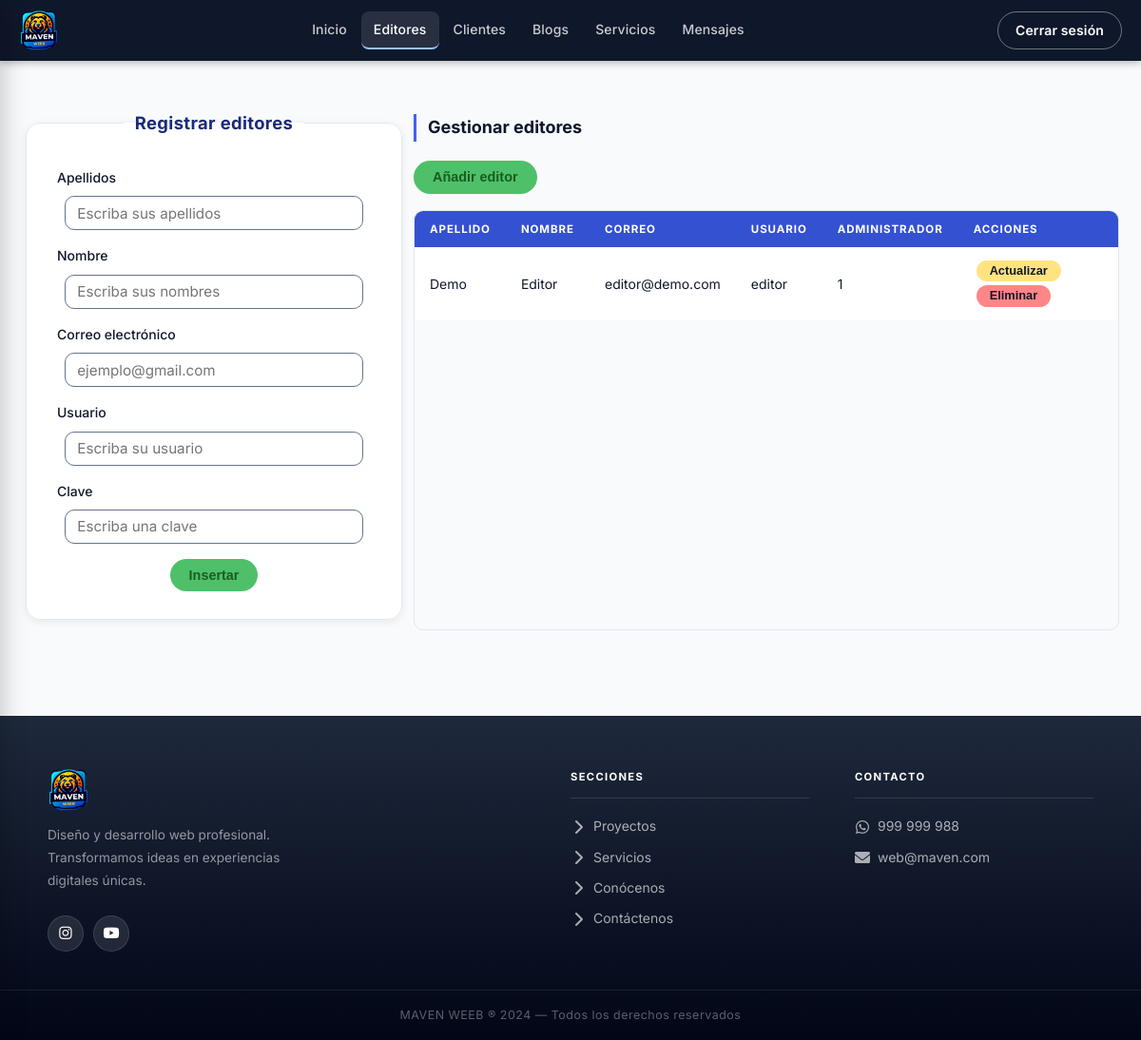
The app's page /administrador/editores_administrador.php (signed in) with its own data.
### tables this page shows
CREATE TABLE editores (
  id_editor        INT UNSIGNED    AUTO_INCREMENT PRIMARY KEY,
  apellido         VARCHAR(50)     NOT NULL,
  nombre           VARCHAR(50)     NOT NULL,
  correo           VARCHAR(100)    NOT NULL UNIQUE,
  usuario          VARCHAR(30)     NOT NULL UNIQUE,
  clave            VARCHAR(255)    NOT NULL,
  id_administrador INT UNSIGNED    NOT NULL,
  FOREIGN KEY (id_administrador) REFERENCES administradores(id_administrador)
    ON DELETE RESTRICT ON UPDATE CASCADE
);

### funciones/editores/editores_consultar_por_id.php (called while the page is built, shortened)
<?php
$apellido  = "";
$nombre    = "";
$correo    = "";
$usuario   = "";
?>

### funciones/conexion.php (called while the page is built, shortened)
<?php
$cnx = null;
function e(mixed $str): string {
    return htmlspecialchars((string)$str, ENT_QUOTES | ENT_SUBSTITUTE, 'UTF-8');
}
function consultar($sql) {
    global $cnx;
    $result = $cnx->query($sql);
    $lista = [];
    while ($row = $result->fetch_assoc()) {
        $lista[] = $row;
    }
    return $lista;
}
?>

### funciones/editores/editores_consultar.php (called while the page is built, shortened)
<?php
try {
    $sql = "SELECT id_editor, apellido, nombre, correo, usuario, id_administrador FROM editores";
    $editores = consultar($sql);
} catch (Exception $ex) {
    manejar_error($ex);
}
?>

### administrador/editores_administrador.php (the view, shortened to what this page needs)
<?php
include_once '../funciones/conexion.php';
include_once '../funciones/editores/editores_consultar_por_id.php';
include_once '../funciones/editores/editores_consultar.php';
$actualizando = isset($_GET['funcion']) && $_GET['funcion'] === 'actualizar';
?>
<!DOCTYPE html>
<html lang="ES">
<head>
    <?php require_once './fragments/links.php'; ?>
</head>
<body>
    <?php require_once './fragments/header.php'; ?>
    <main>
        <div class="container flex-center">
            <section class="jumbo">
                <article class="flex-center">
                    <div class="jumbo-form">
                        <form id="contactForm" method="POST" action="" class="formulario">
                            <fieldset>
                                <legend>Registrar editores</legend>
                                <label for="apellido">Apellidos</label>
                                <input type="text" id="apellido" name="apellido" placeholder="Escriba sus apellidos" value="<?php echo e($apellido); ?>" maxlength="50" required>
                                <label for="nombre">Nombre</label>
                                <input type="text" id="nombre" name="nombre" placeholder="Escriba sus nombres" value="<?php echo e($nombre); ?>" maxlength="50" required>
                                <label for="correo">Correo electrónico</label>
                                <input type="email" id="correo" name="correo" placeholder="ejemplo@gmail.com" value="<?php echo e($correo); ?>" maxlength="50" required>
                                <label for="usuario">Usuario</label>
                                <input type="text" id="usuario" name="usuario" placeholder="Escriba su usuario" value="<?php echo e($usuario); ?>" maxlength="50" required>
                                <label for="clave">Clave</label>
                                <input type="password" id="clave" name="clave" placeholder="<?php echo $actualizando ? 'Dejar en blanco para no cambiar' : 'Escriba una clave'; ?>" maxlength="50" <?php echo $actualizando ? '' : 'required'; ?>>
                                <?php if ($actualizando): ?>
                                    <input type="hidden" name="funcion" value="actualizar">
                                    <button class="boton-mediano boton-actualizar" type="submit">Actualizar</button>
                                <?php else: ?>
                                    <button class="boton-mediano boton-insertar" type="submit">Insertar</button>
                                <?php endif; ?>
                            </fieldset>
                        </form>
                    </div>
                    <div class="jumbo-tabla">
                        <h1 class="titulo-tabla">Gestionar editores</h1>
                        <a href="editores_administrador.php?funcion=insertar">
                            <button class="boton-mediano boton-insertar">Añadir editor</button>
                        </a>
                        <div class="table-wrapper">
                            <table>
                                <thead>
                                    <tr>
                                        <th>Apellido</th>
                                        <th>Nombre</th>
                                        <th>Correo</th>
                                        <th>Usuario</th>
                                        <th>Administrador</th>
                                        <th>Acciones</th>
                                    </tr>
                                </thead>
                                <tbody>
                                    <?php foreach ($editores as $editor): ?>
                                        <tr>
                                            <td data-label="Apellido"><?php echo e($editor['apellido']); ?></td>
                                            <td data-label="Nombre"><?php echo e($editor['nombre']); ?></td>
                                            <td data-label="Correo"><?php echo e($editor['correo']); ?></td>
                                            <td data-label="Usuario"><?php echo e($editor['usuario']); ?></td>
                                            <td data-label="Admin"><?php echo (int)$editor['id_administrador']; ?></td>
                                            <td>
                                                <a href="editores_administrador.php?id_editor=<?php echo (int)$editor['id_editor']; ?>&funcion=actualizar">
                                                    <button class="boton boton-actualizar">Actualizar</button>
                                                </a>
                                                <form method="POST" action="editores_administrador.php" onsubmit="return confirm('¿Estás seguro de eliminar este editor?');" style="display:inline;">
                                                    <button class="boton boton-eliminar" type="submit">Eliminar</button>
                                                </form>
                                            </td>
                                        </tr>
                                    <?php endforeach; ?>
                                </tbody>
                            </table>
                        </div>
                    </div>
                </article>
            </section>
        </div>
    </main>
    <?php require_once './fragments/footer.php'; ?>
</body>
</html>

### css/main.css (style rules this page uses)
:root { --color-nav: #0f172a; --color-nav-hover: #1e293b; --color-nav-active: #93c5fd; --color-footer-start: #1e293b; --color-footer-end: #020617; --color-table-header: #3451d1; --color-primary: #4361ee; --color-primary-dark: #3451d1; --color-primary-wash: #eef2ff; --color-cta: #3451d1; --color-cta-hover: #2a41b0; --color-success: rgb(78, 192, 106); --color-success-text: #1a5c1f; --color-success-dark: #34a85a; --color-warning: rgb(255, 227, 128); --color-warning-dark: #e6b800; --color-danger: #f44336; --color-danger-light: rgb(255, 134, 134); --color-danger-dark: #d32f2f; --color-bg: #f8fafc; --color-white: #ffffff; --color-surface: #ffffff; --color-text: #0f172a; --color-text-muted: #64748b; --color-border: #e2e8f0; --color-border-light: #cbd5e1; --color-separator: #94a3b8; --color-disabled: #cbd5e1; --color-neutral: #94a3b8; --color-hover: #f1f5f9; --color-stripe: #f8fafc; --color-form-legend: #1a2a7a; --color-form-border: #3451d1; --color-form-link: #4361ee; --color-input-border: #64748b; --radius-sm: 5px; --radius-md: 8px; --radius-lg: 10px; --radius-xl: 15px; --radius-pill: 20px; --font-sans: 'Inter', Arial, sans-serif; --shadow-sm: 0 2px 8px rgba(15, 23, 42, 0.08); --shadow-md: 0 10px 20px rgba(15, 23, 42, 0.14); --transition-bg: background-color 0.3s ease; --transition-transform: transform 0.2s ease; --transition-img: all 0.5s; --space-1: 4px; --space-2: 8px; --space-3: 12px; --space-4: 16px; --space-5: 20px; --space-6: 24px; --space-8: 32px; --space-10: 40px; --space-12: 48px; --space-14: 56px; --space-15: 60px; --space-16: 64px; }
body { font-family: var(--font-sans); background-color: var(--color-bg); color: var(--color-text); line-height: 1.6; margin: 0; padding: 0; min-height: 100vh; display: flex; flex-direction: column; }
.container { max-width: 1280px; width: 100%; margin: 0 auto; padding: 0 var(--space-5); box-sizing: border-box; }
.flex-center { display: flex; justify-content: center; align-items: center; flex-wrap: wrap; }
.jumbo { background: none; width: 100%; }
.jumbo article .jumbo-form { flex: 1 1 min(280px, 100%); min-width: 0; max-width: 400px; margin: 5px; }
.jumbo article .jumbo-tabla { flex: 1 1 min(600px, 100%); min-width: 0; max-width: 800px; margin: 5px; }
.boton { display: inline-flex; align-items: center; justify-content: center; border-radius: var(--radius-pill); padding: 5px 12px; font-size: 0.875rem; font-weight: 600; line-height: 1; cursor: pointer; border: none; margin-bottom: 5px; transition: var(--transition-bg), box-shadow 0.2s ease; }
.boton-mediano { display: inline-flex; align-items: center; justify-content: center; border-radius: var(--radius-pill); padding: 10px 20px; font-size: 0.9rem; font-weight: 600; line-height: 1; cursor: pointer; border: none; margin-bottom: 5px; transition: var(--transition-bg), box-shadow 0.2s ease; }
.boton-eliminar { background: var(--color-danger-light); color: var(--color-text); }
.boton-insertar { background: var(--color-success); color: var(--color-success-text); }
.boton-actualizar { background: var(--color-warning); color: var(--color-text); }

### css/table.css (style rules this page uses)
.titulo-tabla { font-size: 1.125rem; font-weight: 700; text-align: left; margin: 0 0 var(--space-2); color: var(--color-text); border-left: 3px solid var(--color-primary); padding-left: var(--space-3); }
.jumbo-tabla { display: flex; flex-direction: column; gap: var(--space-3); }
.table-wrapper { width: 100%; min-width: 0; height: 440px; overflow-x: auto; overflow-y: auto; border: 1px solid var(--color-border); border-radius: var(--radius-lg); -webkit-overflow-scrolling: touch; }
table { width: 100%; border-collapse: collapse; background-color: var(--color-surface); }
table th, table td { padding: var(--space-3) var(--space-4); text-align: left; border: none; border-bottom: 1px solid var(--color-border); }
table th { background-color: var(--color-table-header); color: var(--color-white); font-size: 0.72rem; font-weight: 700; letter-spacing: 0.08em; text-transform: uppercase; position: sticky; top: 0; z-index: 1; border-bottom: none; }
table td { color: var(--color-text); font-size: 0.875rem; word-wrap: break-word; }
table tbody tr:last-child td { border-bottom: none; }
table tr { transition: background-color 0.15s ease; }
table td .boton { padding: 5px 14px; font-size: 0.8rem; margin: 2px 3px; }
table a { text-decoration: none; }

### css/header.css (style rules this page uses)
main { margin-top: var(--space-16); flex: 1; min-width: 0; overflow-x: clip; }

### records on screen
editores: apellido "Demo", nombre "Editor", correo "editor@demo.com", usuario "editor", id_administrador "1"

### other values on screen
$texto "Inicio"
$texto "Editores"
$texto "Clientes"
$texto "Blogs"
$texto "Servicios"
$texto "Mensajes"
